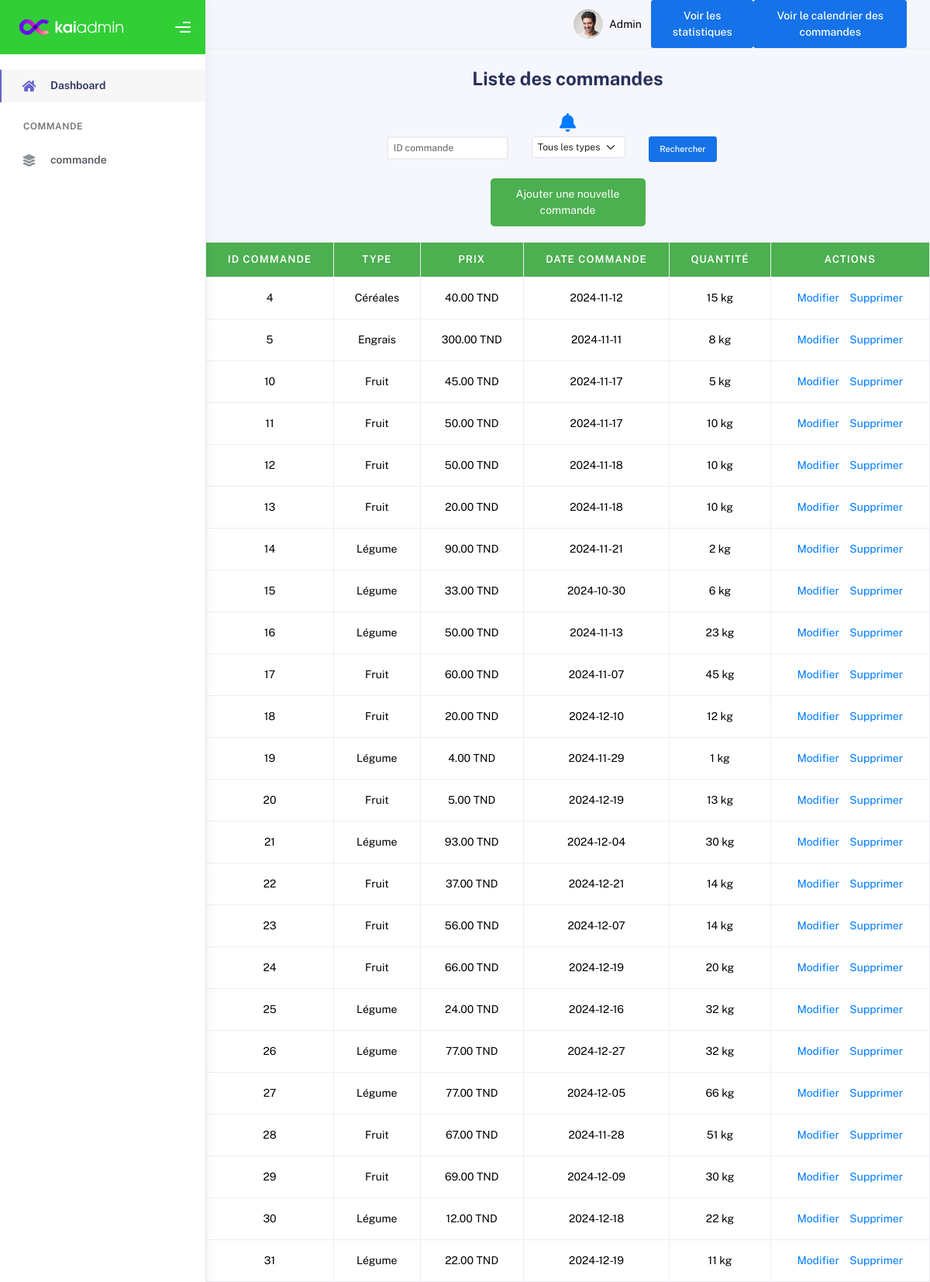
/view/backOffice/commande/listCommandes.php, run on the app's committed database.
### tables this page shows
CREATE TABLE `commande` (
  `idCommande` int(11) NOT NULL,
  `type` varchar(50) NOT NULL,
  `prix` decimal(10,2) NOT NULL,
  `dateCommande` date NOT NULL,
  `quantite` int(11) NOT NULL
);

### Controller/CommandeC.php (called while the page is built, shortened)
<?php
class CommandeC {
    public function listCommandes()
    {
        $sql = "SELECT * FROM commande";
        $db = config::getConnexion();
        try {
            $liste = $db->query($sql);
            return $liste;
        } catch (Exception $e) {
            die('Error:' . $e->getMessage());
        }
    }
}
?>

### view/backOffice/commande/listCommandes.php (the view, shortened to what this page needs)
<?php
include_once '../../../Controller/CommandeC.php';
$commandeC = new CommandeC();
$listeCommandes = $commandeC->listCommandes()->fetchAll(PDO::FETCH_ASSOC);
$searchId = isset($_POST['searchId']) ? trim($_POST['searchId']) : '';
$searchType = isset($_POST['searchType']) ? trim($_POST['searchType']) : '';
$filteredCommandes = array_filter($listeCommandes, function ($commande) use ($searchId, $searchType) {
    $matchesId = empty($searchId) || (int)$commande['idCommande'] == (int)$searchId;
    $matchesType = empty($searchType) || strtolower($commande['type']) == strtolower($searchType);
    return $matchesId && $matchesType;
});
?>
<!DOCTYPE html>
<html lang="en">
  <head>
    <link rel="stylesheet" href="assets/css/bootstrap.min.css" />
    <link rel="stylesheet" href="assets/css/plugins.min.css" />
    <link rel="stylesheet" href="assets/css/kaiadmin.min.css" />
    <link rel="stylesheet" href="assets/css/demo.css" />
  </head>
  <body>
    <div class="wrapper">
      <div class="sidebar" data-background-color="green">
        <div class="sidebar-logo">
          <div class="logo-header" data-background-color="green">
            <a href="index.html" class="logo">
              <img src="assets/img/kaiadmin/logo_light.svg" alt="navbar brand" class="navbar-brand" height="20" />
            </a>
            <div class="nav-toggle">
              <button class="btn btn-toggle toggle-sidebar"><i class="gg-menu-right"></i></button>
            </div>
          </div>
        </div>
        <div class="sidebar-wrapper scrollbar scrollbar-inner">
          <div class="sidebar-content">
            <ul class="nav nav-secondary">
              <li class="nav-item active">
                <a href="dashboard.php">
                  <i class="fas fa-home"></i>
                  <p>Dashboard</p>
                </a>
              </li>
              <li class="nav-section">
                <h4 class="text-section">commande</h4>
              </li>
              <li class="nav-item">
                <a href="listCommandes.php">
                  <i class="fas fa-layer-group"></i>
                  <p>commande</p>
                </a>
              </li>
            </ul>
          </div>
        </div>
      </div>
      <nav class="navbar navbar-header navbar-header-transparent navbar-expand-lg border-bottom">
        <div class="container-fluid">
          <ul class="navbar-nav topbar-nav ms-md-auto align-items-center">
            <li class="nav-item topbar-user dropdown hidden-caret">
              <a class="dropdown-toggle profile-pic" data-bs-toggle="dropdown" href="#" aria-expanded="false">
                <div class="avatar-sm">
                  <img src="assets/img/profile.jpg" alt="..." class="avatar-img rounded-circle" />
                </div>
                <span class="profile-username">Admin</span>
              </a>
            </li>
          </ul>
        </div>
        <a href="statistiques_commandes.php" class="btn btn-primary" style="background-color: #6f42c1; border-color: #6f42c1;">
            Voir les statistiques
            <a href="calendarCommandes.php" class="btn btn-primary">Voir le calendrier des commandes</a>
        </a>
      </nav>
      <div class="main-panel">
        <div class="content">
          <h1 class="main-title">Liste des commandes</h1>
          <div class="d-flex justify-content-center mt-4">
            <div class="notification-icon" onclick="toggleNotificationDropdown()">
              <i class="fas fa-bell"></i>
            </div>
          </div>
          <form method="POST" action="" class="mb-4 w-50 mx-auto">
            <div class="row mb-2">
              <div class="col-auto">
                <input type="number" name="searchId" class="form-control form-control-sm" placeholder="ID commande" value="<?= htmlspecialchars($searchId) ?>">
              </div>
              <div class="col-auto">
                <select name="searchType" class="form-select form-select-sm">
                  <option value="">Tous les types</option>
                </select>
              </div>
              <div class="col-auto">
                <button type="submit" class="btn btn-primary btn-sm">Rechercher</button>
              </div>
            </div>
          </form>
          <a href="addCommande.php" class="btn-add">Ajouter une nouvelle commande</a>
          <table class="table">
            <thead>
              <tr>
                <th>ID commande</th>
                <th>Type</th>
                <th>Prix</th>
                <th>Date commande</th>
                <th>Quantité</th>
                <th>Actions</th>
              </tr>
            </thead>
            <tbody>
              <?php if (!empty($filteredCommandes)) : ?>
                <?php foreach ($filteredCommandes as $commande) : ?>
                  <tr>
                    <td><?= htmlspecialchars($commande['idCommande']) ?></td>
                    <td><?= htmlspecialchars($commande['type']) ?></td>
                    <td><?= htmlspecialchars($commande['prix']) ?> TND</td>
                    <td><?= htmlspecialchars($commande['dateCommande']) ?></td>
                    <td><?= htmlspecialchars($commande['quantite']) ?> kg</td>
                    <td class="actions">
                      <a href="updateCommande.php?idCommande=<?= $commande['idCommande'] ?>">Modifier</a>
                      <a href="deleteCommande.php?idCommande=<?= $commande['idCommande'] ?>" onclick="return confirm('Êtes-vous sûr de vouloir supprimer cette commande ?');">Supprimer</a>
                    </td>
                  </tr>
                <?php endforeach; ?>
              <?php else : ?>
                <tr><td colspan="6">Aucune commande trouvée.</td></tr>
              <?php endif; ?>
            </tbody>
          </table>
        </div>
      </div>
    </div>
  </body>
</html>

### view/backOffice/commande/listCommandes.php (style rules this page uses)
.table { width: 100%; margin: 20px auto; border-collapse: collapse; }
.table th, .table td { border: 1px solid #ddd; padding: 10px; text-align: center; }
.table th { background-color: #4CAF50; color: white; font-weight: bold; }
.actions a { margin: 0 5px; color: #007BFF; text-decoration: none; }
.main-title { text-align: center; font-weight: bold; font-size: 24px; margin: 20px 0; }
.btn-add { display: block; width: 200px; margin: 0 auto 20px; text-align: center; background-color: #4CAF50; color: white; padding: 10px; border-radius: 5px; text-decoration: none; }
.notification-icon { font-size: 24px; color: #007BFF; cursor: pointer; position: relative; display: inline-block; }

### data on the page
commande: idCommande "4", type "Céréales", prix "40.00", dateCommande "2024-11-12", quantite "15"
commande: idCommande "5", type "Engrais", prix "300.00", dateCommande "2024-11-11", quantite "8"
commande: idCommande "10", type "Fruit", prix "45.00", dateCommande "2024-11-17", quantite "5"
commande: idCommande "11", type "Fruit", prix "50.00", dateCommande "2024-11-17", quantite "10"
commande: idCommande "12", type "Fruit", prix "50.00", dateCommande "2024-11-18", quantite "10"
commande: idCommande "13", type "Fruit", prix "20.00", dateCommande "2024-11-18", quantite "10"
commande: idCommande "14", type "Légume", prix "90.00", dateCommande "2024-11-21", quantite "2"
commande: idCommande "15", type "Légume", prix "33.00", dateCommande "2024-10-30", quantite "6"
commande: idCommande "16", type "Légume", prix "50.00", dateCommande "2024-11-13", quantite "23"
commande: idCommande "17", type "Fruit", prix "60.00", dateCommande "2024-11-07", quantite "45"
commande: idCommande "18", type "Fruit", prix "20.00", dateCommande "2024-12-10", quantite "12"
commande: idCommande "19", type "Légume", prix "4.00", dateCommande "2024-11-29", quantite "1"
commande: idCommande "20", type "Fruit", prix "5.00", dateCommande "2024-12-19", quantite "13"
commande: idCommande "21", type "Légume", prix "93.00", dateCommande "2024-12-04", quantite "30"
commande: idCommande "22", type "Fruit", prix "37.00", dateCommande "2024-12-21", quantite "14"
commande: idCommande "23", type "Fruit", prix "56.00", dateCommande "2024-12-07", quantite "14"
commande: idCommande "24", type "Fruit", prix "66.00", dateCommande "2024-12-19", quantite "20"
commande: idCommande "25", type "Légume", prix "24.00", dateCommande "2024-12-16", quantite "32"
commande: idCommande "26", type "Légume", prix "77.00", dateCommande "2024-12-27", quantite "32"
commande: idCommande "27", type "Légume", prix "77.00", dateCommande "2024-12-05", quantite "66"
commande: idCommande "28", type "Fruit", prix "67.00", dateCommande "2024-11-28", quantite "51"
commande: idCommande "29", type "Fruit", prix "69.00", dateCommande "2024-12-09", quantite "30"
commande: idCommande "30", type "Légume", prix "12.00", dateCommande "2024-12-18", quantite "22"
commande: idCommande "31", type "Légume", prix "22.00", dateCommande "2024-12-19", quantite "11"
